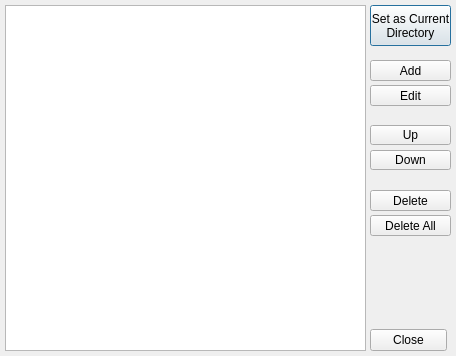
<?xml version="1.0" encoding="UTF-8"?>
<ui version="4.0">
 <class>WoWDirManager</class>
 <widget class="QDialog" name="WoWDirManager">
  <property name="geometry">
   <rect>
    <x>0</x>
    <y>0</y>
    <width>456</width>
    <height>356</height>
   </rect>
  </property>
  <property name="windowTitle">
   <string comment="WDM_Title">WoW Directory Manager</string>
  </property>
  <property name="windowIcon">
   <iconset resource="../../Application/resources.qrc">
    <normaloff>:/WoW Versions/WoWIcon1-Vanilla</normaloff>:/WoW Versions/WoWIcon1-Vanilla</iconset>
  </property>
  <property name="sizeGripEnabled">
   <bool>false</bool>
  </property>
  <property name="modal">
   <bool>true</bool>
  </property>
  <widget class="QListWidget" name="WDM_List">
   <property name="geometry">
    <rect>
     <x>5</x>
     <y>5</y>
     <width>361</width>
     <height>346</height>
    </rect>
   </property>
   <property name="horizontalScrollBarPolicy">
    <enum>Qt::ScrollBarAsNeeded</enum>
   </property>
   <property name="editTriggers">
    <set>QAbstractItemView::NoEditTriggers</set>
   </property>
   <property name="showDropIndicator" stdset="0">
    <bool>false</bool>
   </property>
   <property name="alternatingRowColors">
    <bool>true</bool>
   </property>
   <property name="iconSize">
    <size>
     <width>24</width>
     <height>24</height>
    </size>
   </property>
   <property name="viewMode">
    <enum>QListView::ListMode</enum>
   </property>
   <property name="uniformItemSizes">
    <bool>false</bool>
   </property>
  </widget>
  <widget class="QPushButton" name="WDM_bDirAdd">
   <property name="geometry">
    <rect>
     <x>370</x>
     <y>60</y>
     <width>81</width>
     <height>21</height>
    </rect>
   </property>
   <property name="text">
    <string>Add</string>
   </property>
   <property name="default">
    <bool>false</bool>
   </property>
  </widget>
  <widget class="QPushButton" name="WDM_bDirDelete">
   <property name="geometry">
    <rect>
     <x>370</x>
     <y>190</y>
     <width>81</width>
     <height>21</height>
    </rect>
   </property>
   <property name="text">
    <string>Delete</string>
   </property>
  </widget>
  <widget class="QPushButton" name="WDM_bDirUp">
   <property name="geometry">
    <rect>
     <x>370</x>
     <y>125</y>
     <width>81</width>
     <height>20</height>
    </rect>
   </property>
   <property name="text">
    <string>Up</string>
   </property>
  </widget>
  <widget class="QPushButton" name="WDM_bDirDown">
   <property name="geometry">
    <rect>
     <x>370</x>
     <y>150</y>
     <width>81</width>
     <height>20</height>
    </rect>
   </property>
   <property name="text">
    <string>Down</string>
   </property>
  </widget>
  <widget class="QPushButton" name="WDM_bDirEdit">
   <property name="geometry">
    <rect>
     <x>370</x>
     <y>85</y>
     <width>81</width>
     <height>21</height>
    </rect>
   </property>
   <property name="text">
    <string>Edit</string>
   </property>
  </widget>
  <widget class="QPushButton" name="WDM_bDirDeleteAll">
   <property name="geometry">
    <rect>
     <x>370</x>
     <y>215</y>
     <width>81</width>
     <height>21</height>
    </rect>
   </property>
   <property name="text">
    <string>Delete All</string>
   </property>
  </widget>
  <widget class="QPushButton" name="WDM_bDirMakeCurrent">
   <property name="geometry">
    <rect>
     <x>370</x>
     <y>5</y>
     <width>81</width>
     <height>41</height>
    </rect>
   </property>
   <property name="text">
    <string>Set as Current
Directory</string>
   </property>
   <property name="default">
    <bool>true</bool>
   </property>
  </widget>
  <widget class="QWidget" name="">
   <property name="geometry">
    <rect>
     <x>370</x>
     <y>240</y>
     <width>77</width>
     <height>111</height>
    </rect>
   </property>
   <layout class="QVBoxLayout" name="verticalLayout">
    <item>
     <spacer name="verticalSpacer">
      <property name="orientation">
       <enum>Qt::Vertical</enum>
      </property>
      <property name="sizeHint" stdset="0">
       <size>
        <width>20</width>
        <height>40</height>
       </size>
      </property>
     </spacer>
    </item>
    <item>
     <widget class="QDialogButtonBox" name="buttonBox">
      <property name="sizePolicy">
       <sizepolicy hsizetype="Fixed" vsizetype="Fixed">
        <horstretch>0</horstretch>
        <verstretch>0</verstretch>
       </sizepolicy>
      </property>
      <property name="orientation">
       <enum>Qt::Vertical</enum>
      </property>
      <property name="standardButtons">
       <set>QDialogButtonBox::Close</set>
      </property>
     </widget>
    </item>
   </layout>
  </widget>
 </widget>
 <tabstops>
  <tabstop>WDM_List</tabstop>
  <tabstop>WDM_bDirAdd</tabstop>
  <tabstop>WDM_bDirEdit</tabstop>
  <tabstop>WDM_bDirUp</tabstop>
  <tabstop>WDM_bDirDown</tabstop>
  <tabstop>WDM_bDirDelete</tabstop>
  <tabstop>WDM_bDirDeleteAll</tabstop>
 </tabstops>
 <resources>
  <include location="../../Application/resources.qrc"/>
 </resources>
 <connections>
  <connection>
   <sender>buttonBox</sender>
   <signal>accepted()</signal>
   <receiver>WoWDirManager</receiver>
   <slot>accept()</slot>
   <hints>
    <hint type="sourcelabel">
     <x>370</x>
     <y>350</y>
    </hint>
    <hint type="destinationlabel">
     <x>157</x>
     <y>274</y>
    </hint>
   </hints>
  </connection>
  <connection>
   <sender>buttonBox</sender>
   <signal>rejected()</signal>
   <receiver>WoWDirManager</receiver>
   <slot>reject()</slot>
   <hints>
    <hint type="sourcelabel">
     <x>396</x>
     <y>350</y>
    </hint>
    <hint type="destinationlabel">
     <x>286</x>
     <y>274</y>
    </hint>
   </hints>
  </connection>
 </connections>
</ui>
